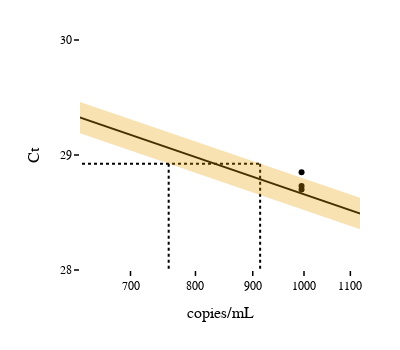

Notebook cell for this chart:
### Code cell
# zoomed in graph of the prediction intervals and the xupper and xlower values and their intercept with the horizontal line from ymean

trace.append(errorpredupper)
trace.append(errorpredlower)


fig= go.Figure(data=trace, layout=layout)
fig.update_layout(showlegend=False)


fig.update_layout(yaxis=dict(
        range=[28, 30],
        tickvals=[28, 29, 30],
    ),
    xaxis=dict(
        range=[2.8, 3.05],
        tickvals=[600, 700, 800, 900,1000,1100]
    ))

fig.show()
fig.write_image('images/std_curve_zoom.svg', engine="kaleido",scale=1)

### Figure 1 — Plotly figure (JSON) as saved in the notebook; plotly's stock layout.template omitted (floating-point values rounded to 4 significant figures)
{"data": [{"marker": {"color": "rgba(0,0,0,1)"}, "mode": "markers", "name": "Ct", "type": "scatter", "x": [95500, 95500, 95500, 9550, 9550, 9550, 995, 995, 995, 99.5, 99.5, 99.5], "y": [21.92, 22.08, 22.09, 25.28, 25.45, 25.4, 28.73, 28.7, 28.85, 32.09, 31.86, 31.88]}, {"line": {"color": "rgba(0,0,0,1)", "width": 2}, "mode": "lines", "name": "lowerPI", "type": "scatter", "x": [95500, 95500, 95500, 9550, 9550, 9550, 995, 995, 995, 99.5, 99.5, 99.5], "y": [22.05, 22.05, 22.05, 25.39, 25.39, 25.39, 28.67, 28.67, 28.67, 32.0, 32.0, 32.0]}, {"line": {"color": "rgba(0,0,0,1)", "dash": "dot", "width": 2}, "mode": "lines", "name": "PI", "type": "scatter", "x": [913.8, 913.8], "y": [28.92, 0]}, {"line": {"color": "rgba(0,0,0,1)", "dash": "dot", "width": 2}, "mode": "lines", "name": "PI", "type": "scatter", "x": [757.2, 757.2], "y": [28.92, 0]}, {"line": {"color": "rgba(0,0,0,1)", "dash": "dot", "width": 2}, "mode": "lines", "name": "PI", "type": "scatter", "x": [1, 913.8], "y": [28.92, 28.92]}, {"line": {"width": 0}, "marker": {"color": "#444"}, "mode": "lines", "name": "Upper Bound", "showlegend": false, "type": "scatter", "x": [214600000000.0, 107600000000.0, 53970000000.0, 27060000000.0, 13570000000.0, 6806000000.0, 3413000000.0, 1711000000.0, 858200000.0, 430400000.0, 215800000.0, 108200000.0, 54270000.0, 27210000.0, 13650000.0, 6843000.0, 3432000.0, 1721000.0, 862900.0, 432700.0, 217000.0, 108800.0, 54570.0, 27360.0, 13720.0, 6881.0, 3450.0, 1730.0, 867.7, 435.1, 218.2, 109.4, 54.87, 27.51, 13.8, 6.919, 3.469, 1.74, 0.8724, 0.4375], "y": [1, 2, 3, 4, 5, 6, 7, 8, 9, 10, 11, 12, 13, 14, 15, 16, 17, 18, 19, 20, 21, 22, 23, 24, 25, 26, 27, 28, 29, 30, 31, 32, 33, 34, 35, 36, 37, 38, 39, 40]}, {"fill": "tonexty", "fillcolor": "rgba(230,159,0,0.3)", "line": {"width": 0}, "marker": {"color": "#444"}, "mode": "lines", "name": "Lower Bound", "showlegend": false, "type": "scatter", "x": [177800000000.0, 89180000000.0, 44720000000.0, 22430000000.0, 11250000000.0, 5639000000.0, 2828000000.0, 1418000000.0, 711100000.0, 356600000.0, 178800000.0, 89670000.0, 44970000.0, 22550000.0, 11310000.0, 5670000.0, 2843000.0, 1426000.0, 715000.0, 358600.0, 179800.0, 90160.0, 45210.0, 22670.0, 11370.0, 5701.0, 2859.0, 1434.0, 719.0, 360.5, 180.8, 90.66, 45.46, 22.8, 11.43, 5.733, 2.875, 1.442, 0.7229, 0.3625], "y": [1, 2, 3, 4, 5, 6, 7, 8, 9, 10, 11, 12, 13, 14, 15, 16, 17, 18, 19, 20, 21, 22, 23, 24, 25, 26, 27, 28, 29, 30, 31, 32, 33, 34, 35, 36, 37, 38, 39, 40]}], "layout": {"autosize": false, "font": {"family": "Arial"}, "height": 350, "margin": {"b": 80, "l": 80, "r": 40, "t": 40}, "paper_bgcolor": "rgba(255,255,255,1)", "plot_bgcolor": "rgba(255,255,255,1)", "showlegend": false, "title": {"font": {"color": "black", "size": 20}}, "width": 400, "xaxis": {"exponentformat": "power", "range": [2.8, 3.05], "showgrid": false, "showticklabels": true, "tickangle": 0, "tickcolor": "#000", "tickfont": {"color": "black", "size": 12}, "ticks": "outside", "tickvals": [600, 700, 800, 900, 1000, 1100], "tickwidth": 1.5, "title": {"font": {"color": "black", "size": 16}, "text": "copies/mL"}, "type": "log", "zerolinecolor": "#000", "zerolinewidth": 2}, "yaxis": {"exponentformat": "none", "range": [28, 30], "rangemode": "tozero", "showexponent": "all", "showticklabels": true, "tickangle": 0, "tickcolor": "#000", "tickfont": {"color": "black", "size": 12}, "ticks": "outside", "tickvals": [28, 29, 30], "tickwidth": 1.5, "title": {"font": {"color": "black", "size": 16}, "text": "Ct"}, "zerolinecolor": "#000", "zerolinewidth": 2}}}
